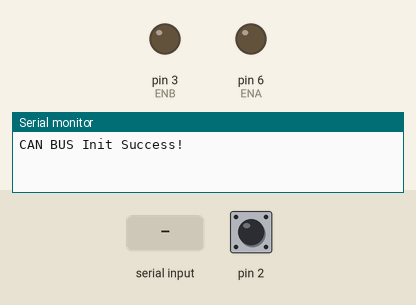
This sketch was run on a simulated Arduino Uno, built with avr-gcc and run on an emulated ATmega328P. Shown: output pins drawn as LEDs (lit = HIGH), the last lines printed to the serial monitor. The inputs (shaded band) are chosen by the test bench; at power-on: pin 2 HIGH.

Above: at 1.2 s.
1.3 s: "f\n" received over Serial
At 2.4 s:
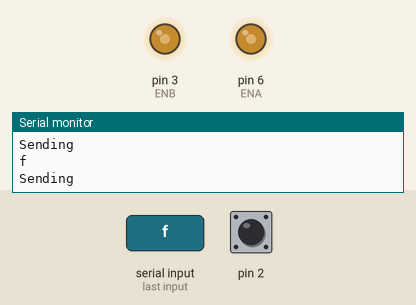
2.8 s: byte 114 ('r') received over Serial
At 3.9 s:
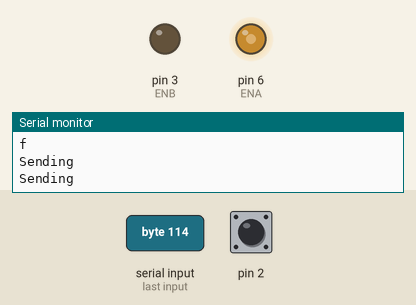
4.8 s: byte 108 ('l') received over Serial
At 6.0 s:
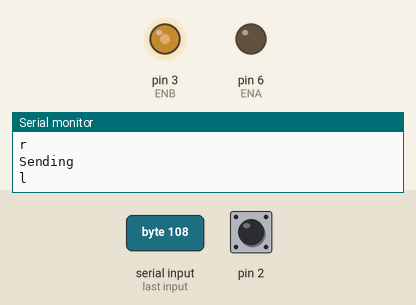
6.3 s: byte 115 ('s') received over Serial
At 7.4 s:
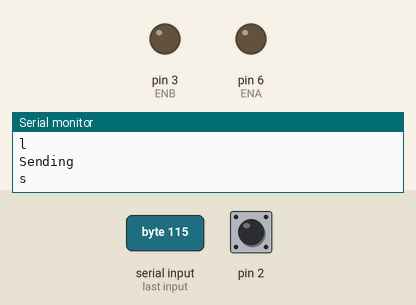
10.3 s: byte 98 ('b') received over Serial
At 11.6 s:
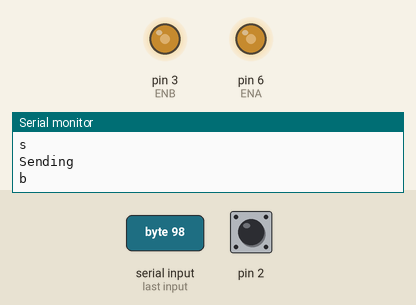
Timing chart, 0 to 13.3 s (numbered marks = the images above; inputs shaded):
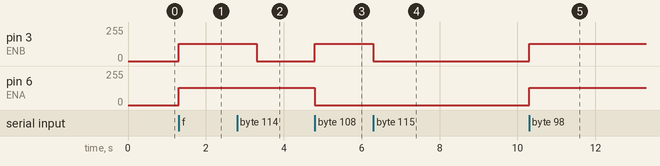

The sketch:

main.ino
```cpp
/*모터 제어해주는 메인 아두이노*/
#include <SPI.h>
#include <mcp_can.h>

MCP_CAN CAN(10); // api cs 핀 연결 포트: 10

#define ENB 3 // 왼쪽 모터 Enable
#define IN4 4 // 왼쪽 모터 제어 신호
#define IN3 5

#define ENA 6 // 오른쪽 모터 Enable
#define IN1 7 // 오른쪽 모터 제어 신호
#define IN2 8

unsigned char stmp[8];
unsigned char len = 0;
unsigned char buf[8];
void setup()
{
    Serial.begin(9600);
    while (CAN_OK != CAN.begin(CAN_500KBPS))
    {
        Serial.println("CAN BUS Init Failed");
        delay(100);
    }
    Serial.println("CAN BUS Init Success!");
    attachInterrupt(digitalPinToInterrupt(2), CAN_int, FALLING);
    // 2번핀 인터럽트 설정(falling 때), 인터럽트 들어오면 CAN_int 함수 실행
}
void CAN_int() // 인터럽트 들어올 때만 실행
{

    CAN.readMsgBuf(&len, buf);            // CAN 데이터 가져오기
    unsigned long canID = CAN.getCanId(); // CAN ID 얻기
    Serial.print("\nData from ID: 0x");
    Serial.println(canID, HEX); // 16진수로 ID 출력
    /*for (int i = 0; i < len; i++)
      {
          Serial.print(buf[i]);
          Serial.print("\t");
      }
      */
    Serial.print(buf[0]);
    Serial.print("\n");
}

void loop()
{
    if (Serial.available())
    {
        char c = Serial.read();

        switch (c)
        {
        case 'f':
            forward();
            stmp[0] = 'f';

            break;
        case 'b':
            backward();
            stmp[0] = 'b';

            break;
        case 'r':
            right();
            stmp[0] = 'r';
            break;
        case 'l':
            left();
            stmp[0] = 'l';
            break;
        case 's':
            stop();
            stmp[0] = 's';
            break;
        }
        Serial.println("Sending");
        CAN.sendMsgBuf(0x05, 0, 8, stmp); // 데이터 전송
        delay(1000);
        Serial.println(c);
    }
}

// 전진
void forward()
{
    // 왼쪽 모터
    analogWrite(ENB, 128);
    digitalWrite(IN3, HIGH);
    digitalWrite(IN4, LOW);

    // 오른쪽 모터
    analogWrite(ENA, 128);
    digitalWrite(IN1, HIGH);
    digitalWrite(IN2, LOW);
}

// 후진
void backward()
{
    // 왼쪽 모터
    analogWrite(ENB, 128);
    digitalWrite(IN3, LOW);
    digitalWrite(IN4, HIGH);

    // 오른쪽 모터
    analogWrite(ENA, 128);
    digitalWrite(IN1, LOW);
    digitalWrite(IN2, HIGH);
}

// 좌회전
void left()
{
    // 왼쪽 모터
    analogWrite(ENB, 128);
    digitalWrite(IN3, HIGH);
    digitalWrite(IN4, LOW);

    // 오른쪽 모터
    digitalWrite(ENA, LOW);
}

// 우회전
void right()
{
    // 왼쪽 모터
    digitalWrite(ENB, LOW);

    // 오른쪽 모터
    analogWrite(ENA, 128);
    digitalWrite(IN1, HIGH);
    digitalWrite(IN2, LOW);
}

// 멈춤
void stop()
{
    // 왼쪽 모터
    digitalWrite(ENB, LOW);

    // 오른쪽 모터
    digitalWrite(ENA, LOW);
}
```

Measured:
- after the input at 1.3 s, pin 3 (ENB), pin 6 (ENA): 0/255 → 128/255 at once
- after the input at 2.8 s, pin 3 (ENB): 128/255 → 0/255 after 0.50 s
- after the input at 4.8 s, pin 3 (ENB): 0/255 → 128/255 at once; pin 6 (ENA): 128/255 → 0/255 at once
- after the input at 6.3 s, pin 3 (ENB): 128/255 → 0/255 at once
- after the input at 10.3 s, pin 3 (ENB), pin 6 (ENA): 0/255 → 128/255 at once
